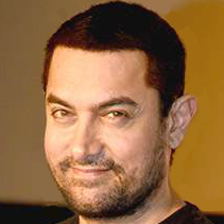
#> input picture ak.png, 224 x 224 px
$ python -i Crob_Img.py   (imports and definitions only)
#> lines starting #> are read from the running program, lines starting #| are printed output that depends on the picture; after the words box and inside, x2 and y2 are one past the last pixel; in counts of white or black regions, pixels touching at a corner belong together
import cv2
import matplotlib.pyplot as plt
from PIL import Image
import numpy as np
imagePath = 'gene2.jpg'
def Crop(imagePath):
    # WARNING : cascade XML file from this repo : https://github.com/shantnu/FaceDetect.git
#> called with imagePath = 'ak.png'
    faceCascade = cv2.CascadeClassifier("D:/opencv/build/share/OpenCV/haarcascades/haarcascade_frontalface_default.xml")

    # Read the image
    image = cv2.imread(imagePath)
#> image is the input picture: shape (224, 224, 3); mean B, G, R 63.5, 102.4, 142.6
    gray = cv2.cvtColor(image, cv2.COLOR_BGR2GRAY)
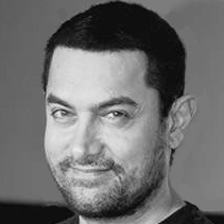
#> gray: shape (224, 224); min 4, max 249, mean 110

    # Detect faces in the image
    faces = faceCascade.detectMultiScale(
        gray,
        scaleFactor=1.1,
        minNeighbors=5,
        minSize=(30, 30)
    )
#> faces = [[24, 64, 129, 129]]
    faces = faceCascade.detectMultiScale(gray, 1.2, 5)
#> faces = [[25, 63, 130, 130]]

    # Draw a rectangle around the faces
    for (x, y, w, h) in faces:
        cv2.rectangle(image, (x, y), (x+w, y+h), (0, 255, 0), 2)
#> this loop made 1 pass
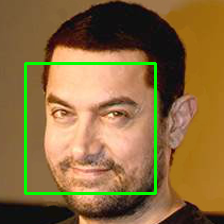
#> image: shape (224, 224, 3); 3.1% of pixels changed, all inside (x1, y1, x2, y2) = (24, 62, 157, 195)
    im = Image.open(imagePath)

    (x, y, w, h) = faces[0]
#> x = 25; y = 63; w = 130; h = 130
    center_x = x+w/2
#> center_x = 90
    center_y = y+h/2
#> center_y = 128
    b_dim = min(max(w,h)*1.2,im.width, im.height) # WARNING : this formula in incorrect
#> b_dim = 156
    #box = (x, y, x+w, y+h)
    box = (center_x-b_dim/2, center_y-b_dim/2, center_x+b_dim/2, center_y+b_dim/2)
#> box = (12, 50, 168, 206)
    # Crop Image
    crpim = im.crop(box).resize((224,224))
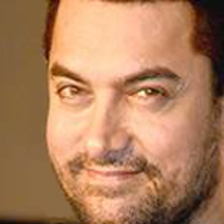
#> crpim: PIL image 224x224 RGB; mean R, G, B 174.2, 127.7, 93.5
    return np.reshape(np.array(crpim),(1,224,224,3))

>>> result = Crop('ak.png')
